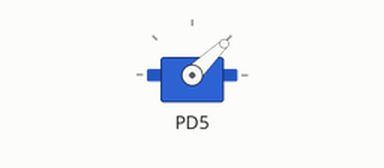
Recording of a program running on a simulated ATmega32, built with avr-gcc and emulated at 8 MHz. On the bench: servo. Servo pulses on a pin are drawn as a servo (544–2400 µs = 0–180°).

Above: at 0.05 s.
At 2.25 s:
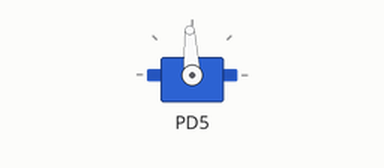
At 4.45 s:
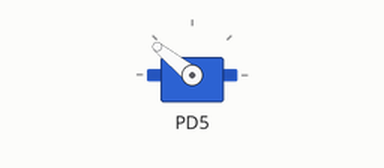
Timing chart, 0 to 5.8 s (numbered marks = the images above):
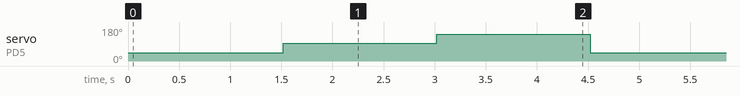

The program:

main.c
```c
/*
 * Atmega32_Drivers.c
 *
 * Created: 30/08/2022
 * Author : salama mohamed
 */
//  servo motor
#include "GPIO_Driver.h"
#include "EXTI_Driver.h"
#include "LCD.h"
#include "USART_Driver.h"
#include "SPI_Driver.h"
#include "I2C_Driver.h"
#include "EEPROM.h"
#include "TIMER0_Driver.h"
#include "PWM_Driver.h"
#include "Servo_Motor.h"

int main(void)
{
	Servo_Init();
    while (1)
    {
		My_Servo(0) ;
		_delay_ms(1500);
		My_Servo(90)  ;
		_delay_ms(1500);
		My_Servo(180)  ;
		_delay_ms(1500);
    }
}
```

EXTI_Driver.c
```c
/*
 * EXTI_Driver.c
 *
 * Created: 31/08/2022 11:54:55 م
 *  Author: salama mohamed
 */

#include "EXTI_Driver.h"
/*
 * ===============================================================
 *
 *                      Generic Variable
 *
 * ===============================================================
 */

void (*GP_IRQ_CALL[3])(void);

//=========================================================================================


/*
 * ===============================================================
 *
 *                      Generic Macro
 *
 * ===============================================================
 */


//==========================================================================================


/*
 * ===============================================================
 *
 *                      Generic Function
 *
 * ===============================================================
 */


//====================================================================================================


/*
 * ===============================================================
 *
 *                      API Function Definitions
 *
 * ===============================================================
 */


/**================================================================
* @Fn				-MCAL_EXTI_GPIO_Init
* @brief		  	-Initializes the EXTI [0-3] according to the specified parameters in the EXTI_Config
* 					 @ ref  EXTI_Define And @ ref  EXTI_Trigger_Define Trigger and @ ref  EXTI_IRQ_Define to enable and disable
* @param [in] 		-EXTI_Config: configuration information for the specified EXTI from 0 to 2
* 					 take a pointer to function (this function calling at interrupt)
* @retval 			-none
* Note				-none
*/

void MCAL_EXTI_GPIO_Init(EXTI_PinConfig_t* EXTI_Config)
{
	GPIO_Pinconfig_t pin ;// used to set GPIO

	if ( EXTI_Config->EXTI_Number == EXTI_INT0 )
	{
		//1 GPIO INPUT PORTD PIN 2
		pin.pinNumber = GPIO_PIN_2 ;
		pin.GPIO_MODE = GPIO_MODE_INPUT_FLO ;
		MCAL_GPIO_Init(GPIOD , &pin ) ;

		// 2 Set Rising and Falling
		// Clear
		EXTI->MCUCR &=~(0X3) ;
		// set
		if( EXTI_Config->Trigger_case == EXTI_Trigger_Falling )
		{
			EXTI->MCUCR |= 0X3 ;
		}
		else if ( EXTI_Config->Trigger_case == EXTI_Trigger_Rising )
		{
			EXTI->MCUCR |= 0X2 ;
		}
		else
		{
			EXTI->MCUCR |= 0X1 ;
		}

		//3 IRQ Function Call
		GP_IRQ_CALL[EXTI_Config->EXTI_Number] = EXTI_Config->P_IRQ_CALL ;

		//4 Enable EXTI
		if( EXTI_Config->EXTI_EN == EXTI_IRQ_Enable)
		{
			EXTI_GLOBAL_Enable()	;
			EXTI_INT0_Enable()		;
		}
		else
		{
			EXTI_GLOBAL_Disable()	;
			EXTI_INT0_Disable()		;
		}

	}
	else if ( EXTI_Config->EXTI_Number == EXTI_INT1 )
	{
		//1 GPIO INPUT PORTD PIN 3
		pin.pinNumber = GPIO_PIN_3 ;
		pin.GPIO_MODE = GPIO_MODE_INPUT_FLO ;
		MCAL_GPIO_Init(GPIOD , &pin ) ;

		// 2 Set Rising and Falling
		// Clear
		EXTI->MCUCR &=~(0X3 << 2 ) ;
		// set
		if( EXTI_Config->Trigger_case == EXTI_Trigger_Falling )
		{
			EXTI->MCUCR |= ( 0X3 <<2 ) ;
		}
		else if ( EXTI_Config->Trigger_case == EXTI_Trigger_Rising )
		{
			EXTI->MCUCR |= ( 0X2 << 2 ) ;
		}
		else
		{
			EXTI->MCUCR |= ( 0X1 << 2 ) ;
		}

		//3 IRQ Function Call
		GP_IRQ_CALL[EXTI_Config->EXTI_Number] = EXTI_Config->P_IRQ_CALL ;

		//4 Enable EXTI
		if( EXTI_Config->EXTI_EN == EXTI_IRQ_Enable)
		{
			EXTI_GLOBAL_Enable()	;
			EXTI_INT1_Enable()		;
		}
		else
		{
			EXTI_GLOBAL_Disable()	;
			EXTI_INT1_Disable()		;
		}
	}
	else
	{
		//1 GPIO INPUT PORTB PIN 2
		pin.pinNumber = GPIO_PIN_2 ;
		pin.GPIO_MODE = GPIO_MODE_INPUT_FLO ;
		MCAL_GPIO_Init(GPIOB , &pin ) ;

		// 2 Set Rising and Falling
		// Clear
		EXTI->MCUCSR &=~( 1 << 6 ) ;
		// set
		if( EXTI_Config->Trigger_case == EXTI_Trigger_Falling )
		{
			EXTI->MCUCSR &=~( 1 << 6 ) ;
		}
		else if ( EXTI_Config->Trigger_case == EXTI_Trigger_Rising )
		{
			EXTI->MCUCSR |=( 1 << 6 ) ;
		}

		//3 IRQ Function Call
		GP_IRQ_CALL[EXTI_Config->EXTI_Number] = EXTI_Config->P_IRQ_CALL ;

		//4 Enable EXTI
		if( EXTI_Config->EXTI_EN == EXTI_IRQ_Enable)
		{
			EXTI_GLOBAL_Enable()	;
			EXTI_INT2_Enable()		;
		}
		else
		{
			EXTI_GLOBAL_Disable()	;
			EXTI_INT2_Disable()		;
		}

	}
}


/**================================================================
* @Fn				-MCAL_EXTI_GPIO_DeInit
* @brief		  	-Reset all the EXTI Register
* @retval 			-none
* Note				-none
*/

void MCAL_EXTI_GPIO_DeInit(void)
{
	EXTI_GLOBAL_Disable()		;
	EXTI->MCUCSR &=~( 1 << 6 )	;
	EXTI->MCUCR &=~( 0XF )		;
	EXTI_INT0_Disable()			;
	EXTI_INT1_Disable()			;
	EXTI_INT2_Disable()			;
}

//=========================================================================================================

/*
 * ===============================================================
 *
 *                      ISR Function Definitions
 *
 * ===============================================================
 */


void __vector_1 (void) __attribute__((signal));
void __vector_1 (void)
{
	//Call function
	GP_IRQ_CALL[0]();
}


void __vector_2 (void) __attribute__((signal));
void __vector_2 (void)
{
	//Call function
	GP_IRQ_CALL[1]();
}


void __vector_3 (void) __attribute__((signal));
void __vector_3 (void)
{
	//Call function
	GP_IRQ_CALL[2]();
}
```

I2C_Driver.c
```c
/*
 * I2C_Driver.c
 *
 * Created: 9/25/2022 3:18:46 PM
 *  Author: salama
 */

#include "I2C_Driver.h"

/*
 * ===============================================================
 *
 *                      Generic Variable
 *
 * ===============================================================
 */

I2C_config_t* g_I2C_Config = NULL ;

//===============================================================================


/*
 * ===============================================================
 *
 *                      API Function Definitions
 *
 * ===============================================================
 */


/**================================================================
* @Fn				-MCAL_I2C_Init
* @brief		  	-Initializes the I2C  according to the specified parameters in the I2C_Config
* 					 @ ref  I2C_Speed_MODE_Define  and  @ ref  I2C_Own_Address_Define  and ....
* @param [in] 		-I2C_Config: configuration information for  I2C
* 					 take a pointer to function (this function calling at interrupt)
* @retval 			-none
* Note				-none
*/
void MCAL_I2C_Init(I2C_config_t* I2C_Config)
{
	g_I2C_Config = I2C_Config ;
	I2C->TWAR = I2C_Config->Own_Address ;
	I2C->TWSR = I2C_Config->Prescaler  ;
	if(I2C_Config->IRQ_EN == I2C_IRQ_ENABLE_Enable)
	{
		TWCR |=I2C_Config->IRQ_EN ;
		EXTI_GLOBAL_Enable();
	}
	else
	{
		TWCR &=I2C_Config->IRQ_EN ;
		EXTI_GLOBAL_Disable() ;
	}
	I2C->TWBR =(uint8_t)(((F_CPU/I2C_Config->Speed_MODE)-16)/(2*1)) ;
	// enable I2C and ACK
	TWCR |=(1<<2 ) | (1<<6) ;
}


/**================================================================
* @Fn				-MCAL_I2C_Master_TX
* @brief		  	-send data by I2C from master to slave , data must be 8
* @param [in] 		-PTXBuffer:  the data to be send
* @param [in] 		-Address: slave address
* @retval 			-none
* Note				-this function contains the I2C_Generate_Start and I2C_Generate_Stop function .
*/
void MCAL_I2C_Master_TX( uint8_t Address , uint8_t* PTXBuffer , uint8_t Datalen  , stop_cmd Stop )
{
	uint8_t i ;
	// send start bit
	I2C_Generate_Start();
	// send address slave
	I2C->TWDR = (Address) ;
	TWCR |=(1<<7) ;
	while(!(Get_flag_stutus(TWINT))); // Wait until receive ACK from Slave
	if(Get_flag_stutus(SLA_W_Transmitted))
	{
		//while(1);
		//ERROR
	}
	// send data
	for(i=0 ; i<Datalen ; i++)
	{
		I2C->TWDR =PTXBuffer[i];
		TWCR |=(1<<7) ;
		while(!(Get_flag_stutus(TWINT))); // Wait until receive ACK from Slave
		if(Get_flag_stutus(M_DATA_Transmitted))
		{
			//ERROR
		}
	}
	// send stop bit
	if ( Stop == With_Stop)
	{
		I2C_Generate_Stop();
	}
}


/**================================================================
* @Fn				-MCAL_I2C_Master_RX
* @brief		  	-Receive  data by I2C from slave tto master , data must be 8 .
* @param [in] 		-Address: slave address
* @retval 			-none
* Note				-this function contains the I2C_Generate_Start and I2C_Generate_Stop function .
*/
uint8_t MCAL_I2C_Master_RX( uint8_t Address )
{
	uint8_t data ;
	// send start bit
	I2C_Generate_Start();
	// send address slave
	I2C->TWDR = (Address) ;
	TWCR |=(1<<7) ;
	while(!(Get_flag_stutus(TWINT)));  // Wait until receive ACK from Slave
	if(Get_flag_stutus(SLA_R_Transmitted))
	{
		//ERROR
	}
	// receive data from slave
	TWCR |=(1<<7) ;
	while(!(Get_flag_stutus(TWINT))); // Wait until receive ACK from Slave ( complete receive data )
	if(Get_flag_stutus(M_DATA_Received))
	{
		//ERROR
	}
	// return data and generate stop
	data= I2C->TWDR ;
	I2C_Generate_Stop();
	return data ;
}


/**================================================================
* @Fn				-I2C_Generate_Start
* @brief		  	-generate start condition to start transmitter .
* @retval 			-none
* Note				-none
*/
void I2C_Generate_Start( void )
{
	TWCR =(1<<7) | (1<<5) | (1<<2) ;
	while(!(Get_flag_stutus(TWINT)));
	if(Get_flag_stutus(START_Transmitted))
	{
		//ERROR
	}
	// clear start bit
	TWCR &=~(160) ;
}


/**================================================================
* @Fn				-Get_flag_stutus
* @brief		  	-check the current state to I2C ( busy , receive data , receive address ...... ) .
* @param [in] 		-flag: the status to be check
* @retval 			-FlagStatus
* Note				-none
*/
FlagStatus Get_flag_stutus(  Status flag )
{
	FlagStatus current_state ;
	switch( flag )
	{
	case TWINT :
		if (TWCR & 1<<7 )
			current_state=SET ;
		else
			current_state=RESET ;
		break;
	case START_Transmitted :
		if ((I2C->TWSR & 0XF8) != 0X08 )
			current_state=SET ;
		else
			current_state=RESET ;
		break;
	case SLA_W_Transmitted :
		if ((I2C->TWSR & 0XF8) != 0X18 )
			current_state=SET ;
		else
			current_state=RESET ;
		break;
	case M_DATA_Transmitted :
		if ((I2C->TWSR & 0XF8) != 0X28 )
			current_state=SET ;
		else
			current_state=RESET ;
		break;
	case SLA_W_Received :
		if ((I2C->TWSR & 0XF8) != 0X60 )
			current_state=SET ;
		else
			current_state=RESET ;
		break;
	case S_DATA_Received :
		if ((I2C->TWSR & 0XF8) != 0X80 )
			current_state=SET ;
		else
			current_state=RESET ;
		break;
	case SLA_R_Transmitted :
		if ((I2C->TWSR & 0XF8) != 0X40 )
			current_state=SET ;
		else
			current_state=RESET ;
		break;
	case M_DATA_Received :
		if ((I2C->TWSR & 0XF8) != 0X50 )
			current_state=SET ;
		else
			current_state=RESET ;
		break;
	case SLA_R_Received :
		if ((I2C->TWSR & 0XF8) != 0XA8 )
			current_state=SET ;
		else
			current_state=RESET ;
		break;
	case S_DATA_Transmitted :
		if ((I2C->TWSR & 0XF8) != 0XB8 )
			current_state=SET ;
		else
			current_state=RESET ;
		break;
	}
	return current_state ;
}


/**================================================================
* @Fn				-I2C_Generate_Stop
* @brief		  	-generate stop condition to end transmitter .
* @retval 			-none
* Note				-none
*/
void I2C_Generate_Stop(void )
{
	TWCR =(1<<7) | (1<<4) | (1<<2) ;
}


/**================================================================
* @Fn				-MCAL_I2C_Slave_TX
* @brief		  	-send data by I2C from  slave to master , data must be 8
* @param [in] 		-PTXBuffer:  the data to be send
* @retval 			-none
* Note				-none.
*/
void MCAL_I2C_Slave_TX( uint8_t PTXBuffer  )
{
	// wait until receive address from master
	while(!(Get_flag_stutus(TWINT)));
	if(Get_flag_stutus(SLA_R_Received))
	{
		//ERROR
	}
	// send data to master
	I2C->TWDR = PTXBuffer ;
	TWCR |=(1 << 7)  ;
	while(!(Get_flag_stutus(TWINT)));
	if(Get_flag_stutus(S_DATA_Transmitted))
	{
		//ERROR
	}
	// clear flag
	TWCR |=(1 << 7) ;
}


/**================================================================
* @Fn				-MCAL_I2C_Slave_RX
* @brief		  	-Receive data by I2C from  master to slave , data must be 8
* @retval 			-return data received from master .
* Note				-none.
*/
uint8_t MCAL_I2C_Slave_RX( void )
{
	// set ACK , enable I2C , clear flag
	TWCR =(1 << 7) | (1 << 6) | (1 << 2);
	// wait until receive address
	while(!(Get_flag_stutus(TWINT)));
	if(Get_flag_stutus(SLA_W_Received))
	{
		//ERROR
	}
	// receive data from master
	TWCR =(1 << 7) | (1 << 6) | (1 << 2);
	while(!(Get_flag_stutus(TWINT)));
	if(Get_flag_stutus(S_DATA_Received))
	{
		//ERROR
	}
	// return data
	return I2C->TWDR;
}

/*
 * ===============================================================
 *
 *                      ISR Function Definitions
 *
 * ===============================================================
 */


void __vector_19 (void) __attribute__((signal));
void __vector_19 (void)
{
	g_I2C_Config->P_IRQ_CALL() ;
}

//====================================================================
```

PWM_Driver.c
```c
/*
 * PWM_Driver.c
 *
 * Created: 10/13/2022 8:16:25 PM
 *  Author: Salama Mohamed
 */

#include "PWM_Driver.h"


/*
 * ===============================================================
 *
 *                      Generic Variable
 *
 * ===============================================================
 */

PWM_config_t* g_PWM_Config = NULL ;

//===============================================================================

/*
 * ===============================================================
 *
 *                      API Function Definitions
 *
 * ===============================================================
 */

/**================================================================
* @Fn				-MCAL_PWM_Init
* @brief		  	-Initializes the TIMER1  according to the specified parameters in the TIMER_Config
* 					 @ ref  PWM_Output_Compare_pin_A_Define  and  @ ref  PEM_Clock_Source_Define  and ....
* @param [in] 		-PWM_Config: configuration information for  TIMER1
* 					 take 3 pointers to function (this function calling at interrupt)
* @retval 			-none
* Note				-Support Fast PWM Only
*/
void MCAL_PWM_Init(PWM_config_t* PWM_Config)
{
	g_PWM_Config = PWM_Config ;
	uint8_t Temp_TCCR1B=0 , Temp_TCCR1A=0 ;
	//Set Fast PWM and TOP at ICR1
	Temp_TCCR1B |=(3<<3) ;
	Temp_TCCR1A |=(1<<1) ;
	//Set Output_Compare_pin_A
	Temp_TCCR1A |=PWM_Config->Output_Compare_pin_A ;
	if ( PWM_Config->Output_Compare_pin_A != PWM_Output_Compare_pin_A_Disable)
	{
		GPIO_Pinconfig_t pinconfig ;
		pinconfig.pinNumber = GPIO_PIN_5 ;
		pinconfig.GPIO_MODE = GPIO_MODE_OUTPUT ;
		MCAL_GPIO_Init(GPIOD , &pinconfig ) ;
	}
	//Set Output_Compare_pin_B
	Temp_TCCR1B |=PWM_Config->Output_Compare_pin_B ;
	if ( PWM_Config->Output_Compare_pin_B != PWM_Output_Compare_pin_B_Disable)
	{
		GPIO_Pinconfig_t pinconfig ;
		pinconfig.pinNumber = GPIO_PIN_4 ;
		pinconfig.GPIO_MODE = GPIO_MODE_OUTPUT ;
		MCAL_GPIO_Init(GPIOD , &pinconfig ) ;
	}
	//Set Clock Source
	Temp_TCCR1B |= PWM_Config->Clock_Source;
	//Set IRQ_EN
	if (PWM_Config->TOIE1_EN==PWM_TOIE1_ENABLE_Enable)
	{
		TIMR1_TOIE1_INT_Enable() ;
		EXTI_GLOBAL_Enable() ;
	}
	else
	{
		TIMR1_TOIE1_INT_Disable() ;
		EXTI_GLOBAL_Disable() ;
	}
	if (PWM_Config->OCIE1A_EN==PWM_OCIE1A_ENABLE_Enable)
	{
		TIMR1_OCIE1A_INT_Enable() ;
		EXTI_GLOBAL_Enable() ;
	}
	else
	{
		TIMR1_OCIE1A_INT_Disable();
		EXTI_GLOBAL_Disable() ;
	}
	if (PWM_Config->OCIE1A_EN==PWM_OCIE1A_ENABLE_Enable)
	{
		TIMR1_OCIE1A_INT_Enable() ;
		EXTI_GLOBAL_Enable() ;
	}
	else
	{
		TIMR1_OCIE1B_INT_Disable();
		EXTI_GLOBAL_Disable() ;
	}
	//Set TOP Value
	TIMER1->ICR1H = (uint8_t)(PWM_Config->TOP_Value>>8);
	TIMER1->ICR1L = (uint8_t)(PWM_Config->TOP_Value);
	//Set Compare_Value_CH_A
	TIMER1->OCR1AH = (uint8_t)(PWM_Config->Compare_Value_CH_A>>8);
	TIMER1->OCR1AL = (uint8_t)(PWM_Config->Compare_Value_CH_A);
	//Set Compare_Value_CH_B
	TIMER1->OCR1BH = (uint8_t)(PWM_Config->Compare_Value_CH_B>>8);
	TIMER1->OCR1BL = (uint8_t)(PWM_Config->Compare_Value_CH_B);

	TIMER1->TCCR1A = Temp_TCCR1A ;
	TIMER1->TCCR1B = Temp_TCCR1B ;
}


/**================================================================
* @Fn				-MCAL_PWM_DInit
* @brief		  	-Disable  TIMER1 and Disable global interrupt and clear register For TIMER1
* @retval 			-none
* Note				-none
*/
void MCAL_PWM_DInit(void)
{
	TIMER1->TCCR1A = 0 ;
	TIMER1->TCCR1B = 0 ;
	TIMSK = 0 ;
	TIMER1->OCR1AH = 0 ;
	TIMER1->OCR1AL = 0 ;
	TIMER1->OCR1BH = 0 ;
	TIMER1->OCR1BL = 0 ;
	TIMER1->ICR1H = 0 ;
	TIMER1->ICR1L =0 ;
}


/**================================================================
* @Fn				-MCAL_PWM_Set_Compare_Value
* @brief		  	-set a compare value to compared with the counter value (TCNT1). used to generate waveform output on the OC1A OR OC1B pin
* @param [in] 		-Compare_Value: Compare_Value pass to OCR1A/OCR1B
* @param [in] 		-Chan: Chose channel A or B (timer1 contains 2 channel A and B )
* @retval 			-none
* Note				-Support Fast PWM Only
*/
void MCAL_PWM_Set_Compare_Value(uint16_t Compare_Value , channel Chan )
{
	if( Chan == A)
	{
		//Set Compare_Value_CH_A
		TIMER1->OCR1AH = (uint8_t)(Compare_Value>>8);
		TIMER1->OCR1AL = (uint8_t)(Compare_Value);
	}
	else
	{
		//Set Compare_Value_CH_B
		TIMER1->OCR1BH = (uint8_t)(Compare_Value>>8);
		TIMER1->OCR1BL = (uint8_t)(Compare_Value);
	}
}


/**================================================================
* @Fn				-MCAL_PWM_Set_TOP_Value
* @brief		  	-set a TOP value , it is maximum value the timer can reach (to control the output frequency)
* @param [in] 		-TOP_Value: TOP_Value pass to ICR1
* @retval 			-none
* Note				-Support Fast PWM Only
*/
void MCAL_PWM_Set_TOP_Value(uint16_t TOP_Value )
{
	//Set TOP Value
	TIMER1->ICR1H = (uint8_t)(TOP_Value>>8);
	TIMER1->ICR1L = (uint8_t)(TOP_Value);
}

//==================================================================================

/*
 * ===============================================================
 *
 *                      ISR Function Definitions
 *
 * ===============================================================
 */

void __vector_9 (void) __attribute__((signal));
void __vector_9 (void)
{
	g_PWM_Config->P_TOIE1_CALL();
}

void __vector_7 (void) __attribute__((signal));
void __vector_7 (void)
{
	g_PWM_Config->P_OCIE1A_CALL();
}

void __vector_8 (void) __attribute__((signal));
void __vector_8 (void)
{
	g_PWM_Config->P_OCIE1B_CALL();
}
//========================================================================================
```

Source omitted: SPI_Driver.c (7289 bytes), TIMER0_Driver.c (3834 bytes), USART_Driver.c (11698 bytes), Atmega32.h (4660 bytes), EXTI_Driver.h (2123 bytes), I2C_Driver.h (2679 bytes), PWM_Driver.h (4479 bytes), SPI_Driver.h (4181 bytes), TIMER0_Driver.h (3809 bytes), USART_Driver.h (5779 bytes), EEPROM.c (1103 bytes), LCD.c (6203 bytes) and 6 more

Measured:
- by itself, servo on PD5: repeats every 4.5 s: 141° 1.5 s, 44° 1.5 s, 93° 1.5 s
